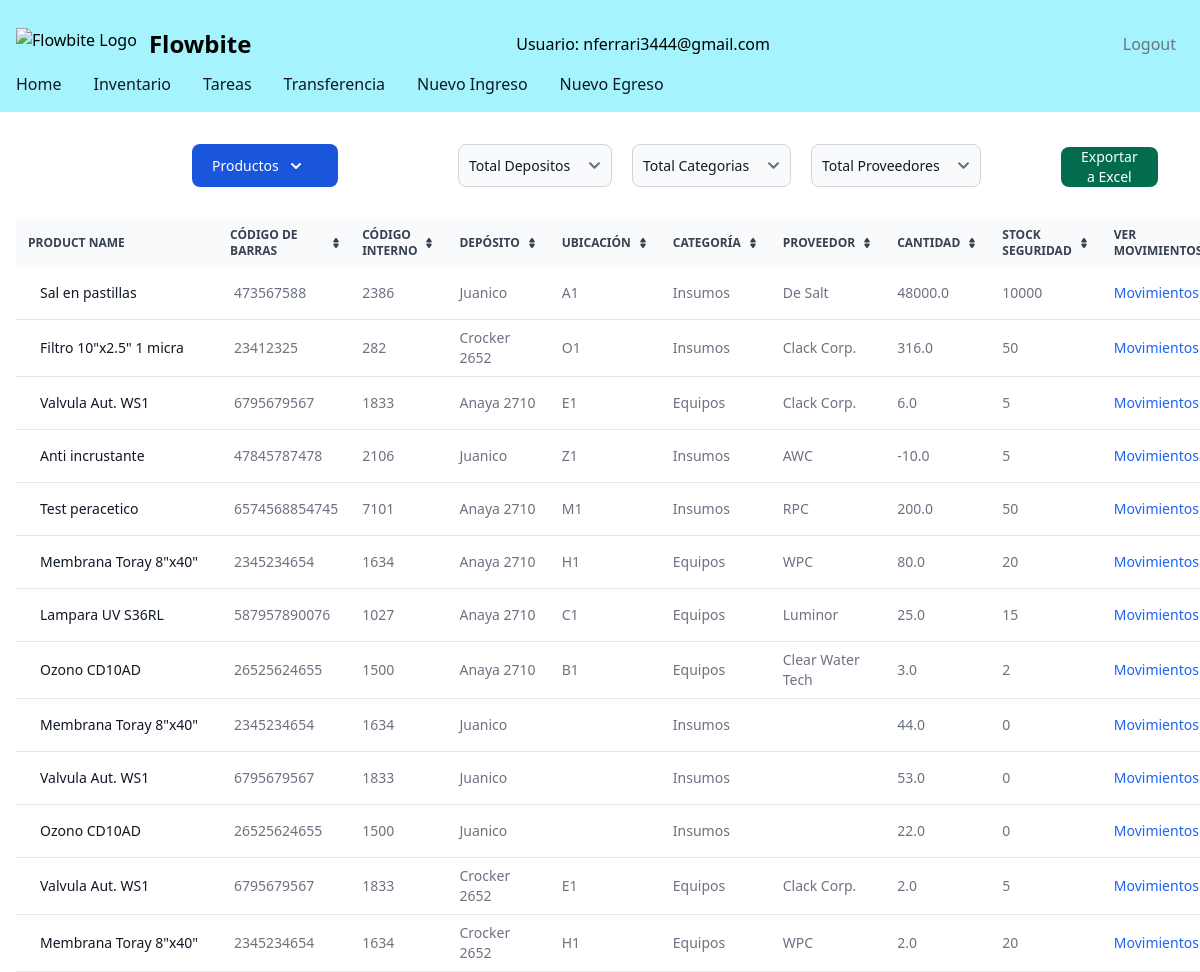
Before: /stock/ (signed in) with the older database file.
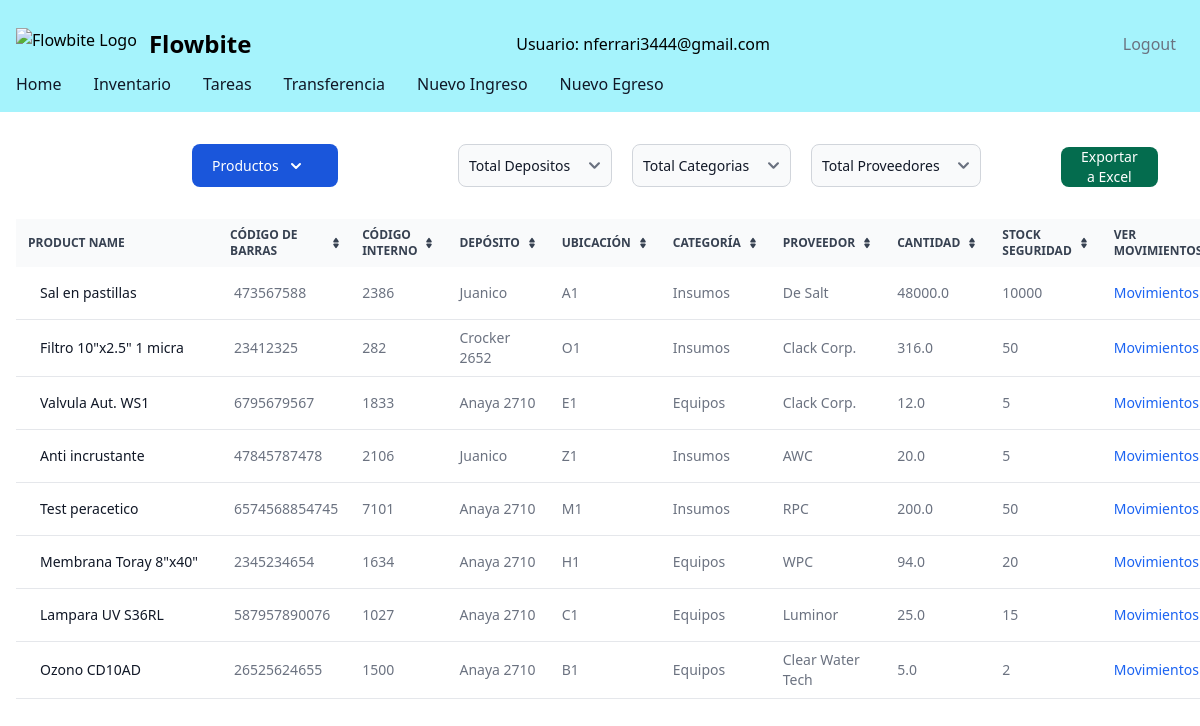
After: the same page with the newer database file.
### filsa/models.py (models this page shows, shortened)
class Product(models.Model):
    CATEGORIES = [('Tubos', 'Tubos'),
                  ('Tornillos', 'Tornillos'),
                  ('Accesorios','Accesorios'),
                  ('Maquinas','Maquinas'),
                  ('Insumos','Insumos')
                  ]
    product_id = models.AutoField(primary_key=True)
    name = models.CharField(max_length=50)
    barcode = models.BigIntegerField(verbose_name=u"Codigo de Barras")
    internalCode = models.BigIntegerField(verbose_name=u"Codigo Interno")
    quantity = models.FloatField()
    category = models.CharField(max_length=20, choices=CATEGORIES, default='Insumos')
    location = models.CharField(max_length=20, default='')
    supplier = models.CharField(max_length=20, default='')
    warehouse = models.ForeignKey(Warehouses, on_delete=models.CASCADE, related_name='warehouse_name')
    deltaQuantity = models.FloatField()
    stockSecurity = models.IntegerField()
    inTransit = models.BooleanField()
    def __str__(self):
        return self.name

class Warehouses(models.Model):
    name = models.CharField(max_length=50)

### filsa/views.py (the view)
# urls.py: path('stock/', StockListView.as_view() , name='stock'),
class StockListView(LoginRequiredMixin, generic.ListView):
    model = Product
    template_name = 'stock.html'
    print('llega aca con el checkbox')
    def get_context_data(self, *args, **kwargs):
        products_obj = Product.objects.all().values()
        context = super(StockListView, self).get_context_data(*args, **kwargs)
        warehouse = self.request.GET.get('warehouse',None)
        print('warehouse is', warehouse)
        supplier = self.request.GET.get('supplier',None)
        category = self.request.GET.get('category',None)
        if category:
            category_filter = True
            categoryList = [category]
        else:
            categoryList = Product.objects.all().values('category').distinct()
        if supplier:
            supplier_filter = True
            supplierList = [supplier]
        else:
            supplierList = Product.objects.all().values('supplier').distinct()
        if warehouse:
            warehouse = Warehouses.objects.get(name=warehouse)
            warehouseList = Warehouses.objects.get(name=warehouse)
            context.update({'products' : Product.objects.select_related('warehouse').filter(warehouse=warehouse, category ='Insumos')}) #, supplier ='De Salt')
        else:
            warehouseList = Warehouses.objects.all()
        context['products'] = Product.objects.all().select_related('warehouse') #.filter(category__in=categoryList, supplier__in=supplierList)
        print('categoryList', categoryList)
        print('args', args)
        print('kwargs in get_context_data', kwargs)
        context['productList'] = Product.objects.all().values('name').distinct()
        context['categoryList'] = Product.objects.all().values('category').distinct()
        context['supplierList'] = Product.objects.all().values('supplier').distinct()
        context['warehouseList'] = Warehouses.objects.all().values('name').distinct()
        print('context in get_context_data', context)
        return context

### filsa/templates/stock.html (shortened to what the changed rows need)
{% extends '_base.html' %}
{% load static %}
{% block content %}
<div class="w-full px-4 relative overflow-x-auto">
    <table id="productTable" class="py-8 px-4 mx-auto max-w-2xl lg:py-16 text-sm text-left rtl:text-right text-gray-500 dark:text-gray-400">
        <thead class="text-xs text-gray-700 uppercase bg-gray-50 dark:bg-gray-700 dark:text-gray-400">
            <tr>
                <th scope="col" class="px-3 py-2">
                    Product name
                </th>
                <th scope="col" class="px-2 py-2">
                    <div class="flex items-center">
                        Código de Barras
                        <a href="#"></a>
                    </div>
                </th>
                <th scope="col" class="px-3 py-2">
                    <div class="flex items-center">
                        Código Interno
                        <a href="#"></a>
                    </div>
                </th>
                <th scope="col" class="px-3 py-2">
                    <div class="flex items-center">
                        Depósito
                        <a href="#"></a>
                    </div>
                </th>
                <th scope="col" class="px-3 py-2">
                    <div class="flex items-center">
                        Ubicación
                        <a href="#"></a>
                    </div>
                </th>
                <th scope="col" class="px-3 py-2">
                    <div class="flex items-center">
                        Categoría
                        <a href="#"></a>
                    </div>
                </th>
                <th scope="col" class="px-3 py-2">
                    <div class="flex items-center">
                        Proveedor
                        <a href="#"></a>
                    </div>
                </th>
                <th scope="col" class="px-3 py-2">
                    <div class="flex items-center">
                        Cantidad
                        <a href="#"></a>
                    </div>
                </th>
                <th scope="col" class="px-3 py-2">
                    <div class="flex items-center">
                        Stock Seguridad
                        <a href="#"></a>
                    </div>
                </th>
                <th scope="col" class="px-3 py-2">
                    <div class="flex items-center">
                    <span>Ver Movimientos</span>
                </div>
                </th>
            </tr>
        </thead>
        <tbody>
            {% for product in products %}
            <tr class="bg-white border-b dark:bg-gray-800 dark:border-gray-700">
                <th scope="row" class="px-6 py-4 font-medium text-gray-900 whitespace-nowrap dark:text-white">
                    {{product.name}}
                </th>
                <td class="px-3 py-2">
                    {{product.barcode}}
                </td>
                <td class="px-3 py-2">
                    {{product.internalCode}}
                </td>
                <td class="px-3 py-2">
                    {{product.warehouse.name}}
                </td>
                <td class="px-3 py-2">
                    {{product.location}}
                </td>
                <td class="px-3 py-2">
                    {{product.category}}
                </td>
                <td class="px-3 py-2">
                    {{product.supplier}}
                </td>
                <td class="px-3 py-2">
                    {{product.quantity}}
                </td>
                <td class="px-3 py-2">
                    {{product.stockSecurity}}
                </td>
                <td class="px-3 py-2">
                    <a href="{% url 'stockhistory' product_id=product.product_id %}"   class="font-medium text-blue-600 dark:text-blue-500 hover:underline">Movimientos</a>
                </td>
            </tr>
            {% endfor %}
        </tbody>
    </table>
</div>
  {% endblock content %}

Changed rows visible on the page:
removed Product: name "Membrana Toray 8\"x40\"", barcode "2345234654", internalCode "1634", warehouse.name "Juanico", category "Insumos", quantity "44.0", stockSecurity "0"
removed Product: name "Valvula Aut. WS1", barcode "6795679567", internalCode "1833", warehouse.name "Juanico", category "Insumos", quantity "53.0", stockSecurity "0"
removed Product: name "Ozono CD10AD", barcode "26525624655", internalCode "1500", warehouse.name "Juanico", category "Insumos", quantity "22.0", stockSecurity "0"
removed Product: name "Valvula Aut. WS1", barcode "6795679567", internalCode "1833", warehouse.name "Crocker 2652", location "E1", category "Equipos", supplier "Clack Corp.", quantity "2.0", stockSecurity "5"
removed Product: name "Membrana Toray 8\"x40\"", barcode "2345234654", internalCode "1634", warehouse.name "Crocker 2652", location "H1", category "Equipos", supplier "WPC", quantity "2.0", stockSecurity "20"
changed Product "Valvula Aut. WS1": quantity "6.0" → "12.0"
changed Product "Anti incrustante": quantity "-10.0" → "20.0"
changed Product "Membrana Toray 8\"x40\"": quantity "80.0" → "94.0"
changed Product "Ozono CD10AD": quantity "3.0" → "5.0"
